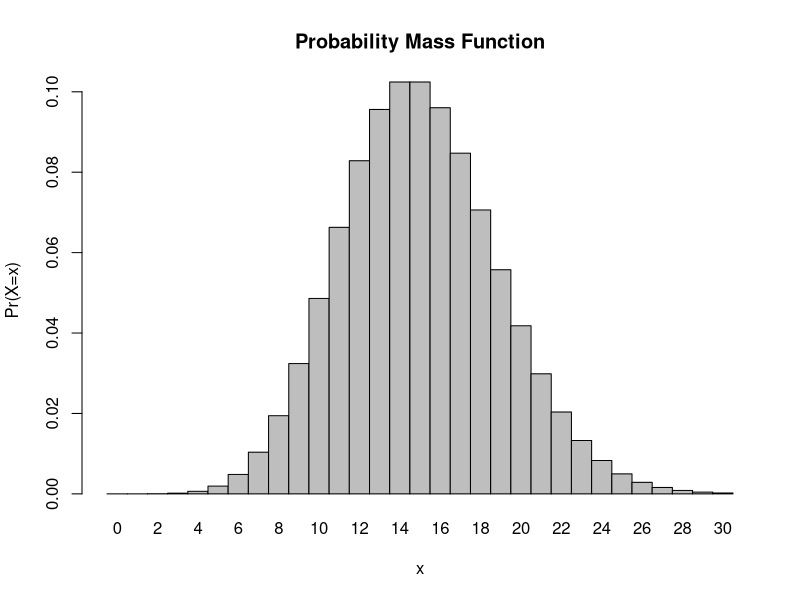
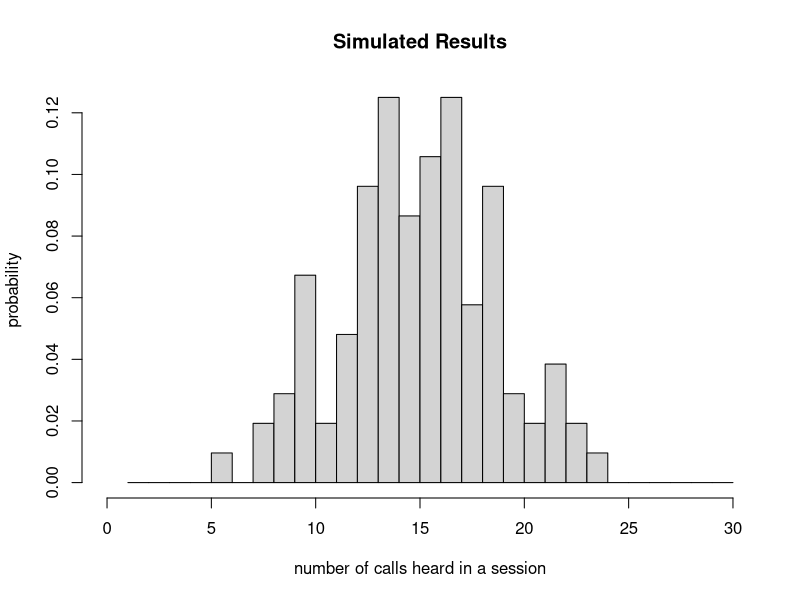

Write the R code that produced these figures, in order.
## ---- chunk 1
x <- 8
l <- 15
probset1 <- 1- ppois(x, l)
probset1
## ---- chunk 2
x <- 0
l <- 15
probset2 <- dpois(x, l)
probset2
## ---- chunk 3
x <- 3
l <- 15
probset3 <- dpois(x, l)
probset3
## ---- chunk 4
x <- 0:30
l = 15
graphprobset <- dpois(x = x, lambda = l)
barplot(graphprobset, names.arg = x, space = 0, xlab = "x", ylab = "Pr(X=x)", main = "Probability Mass Function")
## ---- chunk 5
n <- 104
l <- 15
results <- rpois(n = n, lambda = l)
results
## ---- chunk 6
hist(results, xlim = c(0,30), probability = TRUE, breaks = c(1:30), main = "Simulated Results", 
    xlab = "number of calls heard in a session", ylab = "probability")
